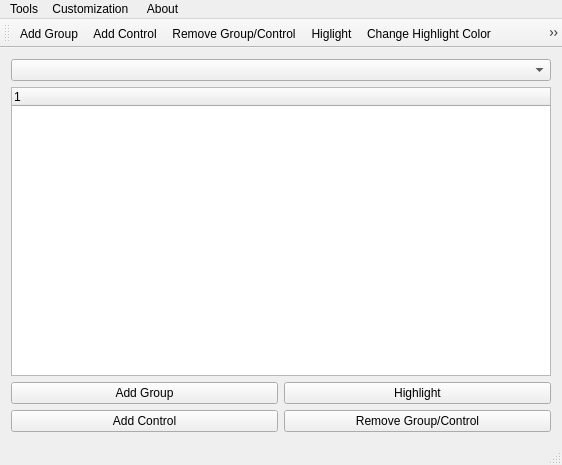
<?xml version="1.0" encoding="UTF-8"?>
<ui version="4.0">
 <class>MainWindow</class>
 <widget class="QMainWindow" name="MainWindow">
  <property name="geometry">
   <rect>
    <x>0</x>
    <y>0</y>
    <width>562</width>
    <height>465</height>
   </rect>
  </property>
  <property name="windowTitle">
   <string>MainWindow</string>
  </property>
  <widget class="QWidget" name="centralWidget">
   <layout class="QGridLayout" name="gridLayout">
    <item row="1" column="0" colspan="2">
     <widget class="QTreeWidget" name="treeWidget">
      <column>
       <property name="text">
        <string notr="true">1</string>
       </property>
      </column>
     </widget>
    </item>
    <item row="2" column="0">
     <widget class="QPushButton" name="AddGroup_button">
      <property name="text">
       <string>Add Group</string>
      </property>
      <property name="icon">
       <iconset resource="resoursec.qrc">
        <normaloff>:/new/Icons/Icons/Add Folder.png</normaloff>:/new/Icons/Icons/Add Folder.png</iconset>
      </property>
     </widget>
    </item>
    <item row="0" column="0" colspan="2">
     <widget class="QComboBox" name="comboBox"/>
    </item>
    <item row="2" column="1">
     <widget class="QPushButton" name="Highlight_button">
      <property name="text">
       <string>Highlight</string>
      </property>
      <property name="icon">
       <iconset resource="resoursec.qrc">
        <normaloff>:/new/Icons/Icons/Highlight .png</normaloff>:/new/Icons/Icons/Highlight .png</iconset>
      </property>
     </widget>
    </item>
    <item row="3" column="0">
     <widget class="QPushButton" name="AddControl_button">
      <property name="text">
       <string>Add Control</string>
      </property>
      <property name="icon">
       <iconset resource="resoursec.qrc">
        <normaloff>:/new/Icons/Icons/Add file.png</normaloff>:/new/Icons/Icons/Add file.png</iconset>
      </property>
     </widget>
    </item>
    <item row="3" column="1">
     <widget class="QPushButton" name="RemoveGroupControl_button">
      <property name="text">
       <string>Remove Group/Control</string>
      </property>
      <property name="icon">
       <iconset resource="resoursec.qrc">
        <normaloff>:/new/Icons/Icons/x-button.png</normaloff>:/new/Icons/Icons/x-button.png</iconset>
      </property>
     </widget>
    </item>
   </layout>
  </widget>
  <widget class="QMenuBar" name="menuBar">
   <property name="geometry">
    <rect>
     <x>0</x>
     <y>0</y>
     <width>562</width>
     <height>22</height>
    </rect>
   </property>
   <widget class="QMenu" name="menuTools">
    <property name="title">
     <string>Tools</string>
    </property>
    <addaction name="actionAdd_Group"/>
    <addaction name="actionAdd_Control"/>
    <addaction name="actionRemove_Group_Control"/>
    <addaction name="separator"/>
    <addaction name="actionHiglight"/>
    <addaction name="separator"/>
    <addaction name="actionExit"/>
   </widget>
   <widget class="QMenu" name="menuAbout">
    <property name="title">
     <string>About</string>
    </property>
    <addaction name="actionCreator_s_Info"/>
   </widget>
   <widget class="QMenu" name="menuCostumization">
    <property name="title">
     <string>Customization </string>
    </property>
    <addaction name="actionChange_Highlight_Color"/>
   </widget>
   <addaction name="menuTools"/>
   <addaction name="menuCostumization"/>
   <addaction name="menuAbout"/>
  </widget>
  <widget class="QToolBar" name="mainToolBar">
   <attribute name="toolBarArea">
    <enum>TopToolBarArea</enum>
   </attribute>
   <attribute name="toolBarBreak">
    <bool>false</bool>
   </attribute>
   <addaction name="actionAdd_Group"/>
   <addaction name="actionAdd_Control"/>
   <addaction name="actionRemove_Group_Control"/>
   <addaction name="actionHiglight"/>
   <addaction name="actionChange_Highlight_Color"/>
   <addaction name="actionCreator_s_Info"/>
   <addaction name="actionExit"/>
  </widget>
  <widget class="QStatusBar" name="statusBar"/>
  <action name="actionAdd_Group">
   <property name="icon">
    <iconset>
     <normalon>:/new/Icons/Icons/Add Folder.png</normalon>
    </iconset>
   </property>
   <property name="text">
    <string>Add Group</string>
   </property>
  </action>
  <action name="actionAdd_Control">
   <property name="icon">
    <iconset>
     <normalon>:/new/Icons/Icons/Add file.png</normalon>
    </iconset>
   </property>
   <property name="text">
    <string>Add Control</string>
   </property>
  </action>
  <action name="actionRemove_Group_Control">
   <property name="icon">
    <iconset>
     <normalon>:/new/Icons/Icons/x-button.png</normalon>
    </iconset>
   </property>
   <property name="text">
    <string>Remove Group/Control</string>
   </property>
  </action>
  <action name="actionHiglight">
   <property name="icon">
    <iconset>
     <normalon>:/new/Icons/Icons/Highlight .png</normalon>
    </iconset>
   </property>
   <property name="text">
    <string>Higlight</string>
   </property>
  </action>
  <action name="actionCreator_s_Info">
   <property name="icon">
    <iconset>
     <normalon>:/new/Icons/Icons/Editor.png</normalon>
    </iconset>
   </property>
   <property name="text">
    <string>Creator`s Info</string>
   </property>
  </action>
  <action name="actionExit">
   <property name="icon">
    <iconset>
     <normalon>:/new/Icons/Icons/exit.png</normalon>
    </iconset>
   </property>
   <property name="text">
    <string>Exit</string>
   </property>
  </action>
  <action name="actionChange_Highlight_Color">
   <property name="icon">
    <iconset>
     <normalon>:/new/Icons/Icons/rgb.png</normalon>
    </iconset>
   </property>
   <property name="text">
    <string>Change Highlight Color</string>
   </property>
  </action>
 </widget>
 <layoutdefault spacing="6" margin="11"/>
 <resources>
  <include location="resoursec.qrc"/>
 </resources>
 <connections/>
</ui>
